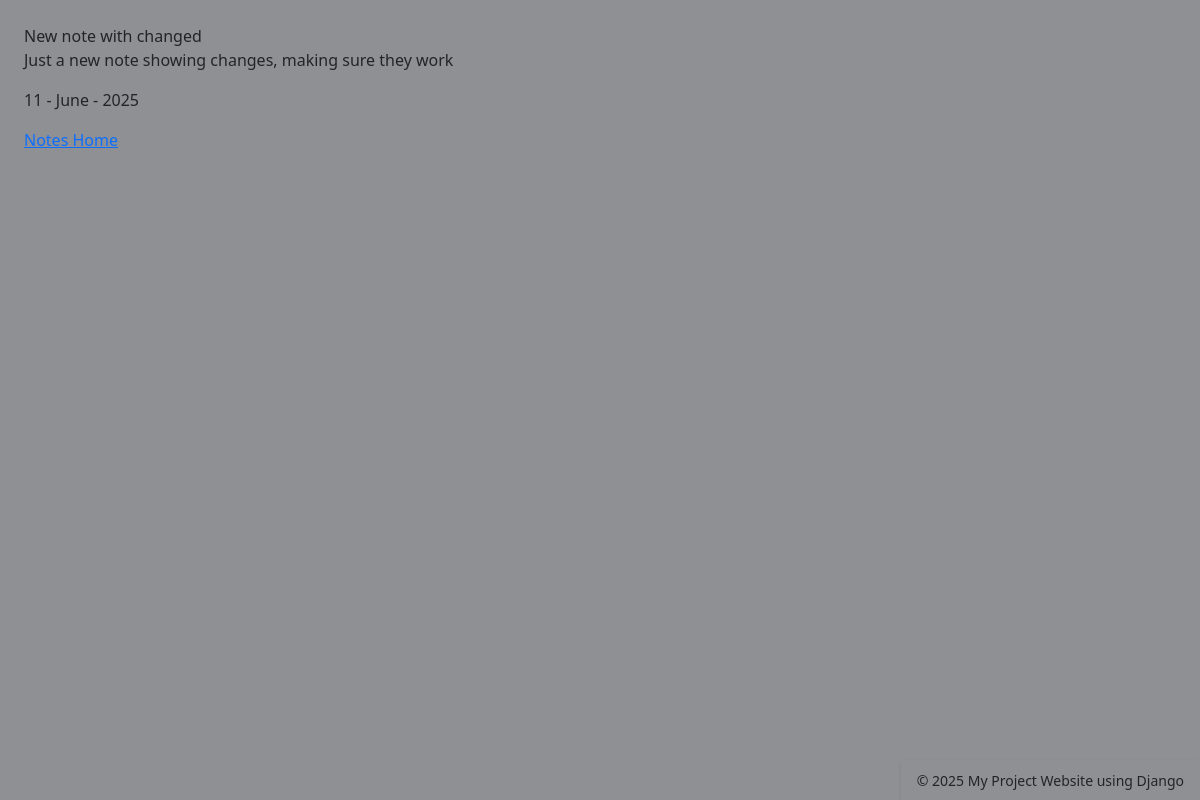
/notes/4/, run on the app's committed database.
### notes/models.py (models this page shows, shortened)
class Notes(models.Model):
    description = models.CharField(max_length=50)
    content = models.TextField(default="")
    date_created = models.DateTimeField(default=timezone.datetime.now)

### notes/views.py (the view)
# urls.py: path("<int:pk>/", views.NoteDetailView.as_view(), name="notes-detail"),
class NoteDetailView(DetailView):
    model = Notes
    template_name = "notes/notes_detail.html"

### notes/templates/notes/notes_detail.html
{% extends "polls/base.html" %}
{% block content %}
    <article>
        <div>
            <span>
                <a> {{object.description}} </a>
            </span>
            <div>
                <p> {{object.content }}</p>
            </div>
            <p>{{object.date_created|date:"d - F - Y"}}</p>
        </div>
    </article>
    <a href="{% url 'notes:notes'%}">Notes Home</a>
{% endblock %}

### polls/static/polls/styles.css (style rules this page uses)
body { background: white url("images/background.png"); padding: 2%; }

### data on the page
Notes: description "New note with changed", content "Just a new note showing changes, making sure they work", date_created "11 - June - 2025"
